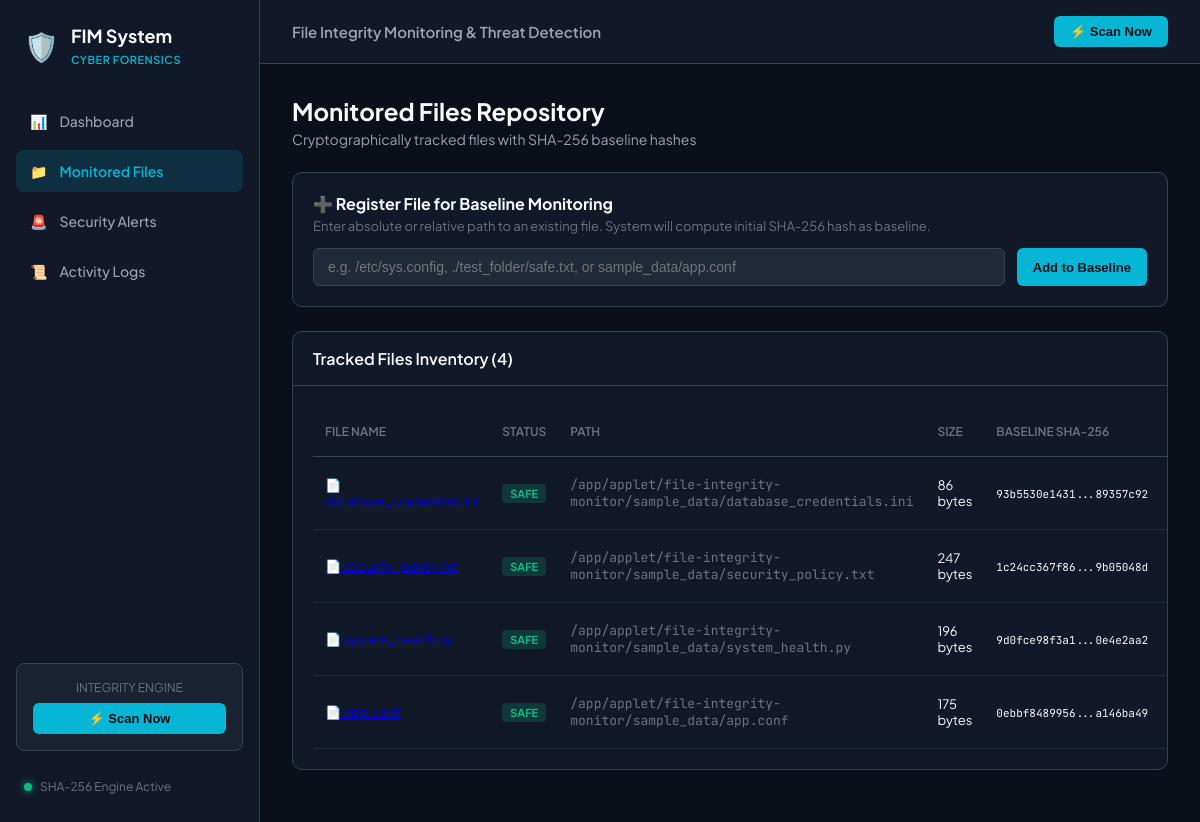
The page /files on the database its author committed.
### tables this page shows
CREATE TABLE file_hashes (
        id INTEGER PRIMARY KEY AUTOINCREMENT,
        file_id INTEGER NOT NULL,
        baseline_hash TEXT NOT NULL,
        current_hash TEXT NOT NULL,
        updated_at TEXT NOT NULL,
        FOREIGN KEY (file_id) REFERENCES monitored_files (id) ON DELETE CASCADE
    );

CREATE TABLE monitored_files (
        id INTEGER PRIMARY KEY AUTOINCREMENT,
        file_name TEXT NOT NULL,
        file_path TEXT UNIQUE NOT NULL,
        file_extension TEXT,
        file_size INTEGER DEFAULT 0,
        status TEXT DEFAULT 'SAFE', -- SAFE, MODIFIED, DELETED, NEW
        first_monitored_time TEXT NOT NULL,
        last_scan_time TEXT,
        is_active INTEGER DEFAULT 1
    );

### app.py (the view)
@app.route("/files")
def files():
    conn = get_db_connection()
    cursor = conn.cursor()
    cursor.execute("""
        SELECT mf.*, fh.baseline_hash, fh.current_hash
        FROM monitored_files mf
        LEFT JOIN file_hashes fh ON mf.id = fh.file_id
        WHERE mf.is_active = 1
        ORDER BY mf.id DESC
    """)
    file_list = cursor.fetchall()
    conn.close()
    return render_template("files.html", files=file_list)

### database.py (called while the page is built)
def get_db_connection():
    os.makedirs(DB_DIR, exist_ok=True)
    conn = sqlite3.connect(DB_PATH)
    conn.row_factory = sqlite3.Row
    return conn

### templates/files.html (shortened to what this page needs)
{% extends "base.html" %}
{% block content %}
<div class="files-container">
    <div class="page-header">
        <div>
            <h1>Monitored Files Repository</h1>
            <p class="subtitle">Cryptographically tracked files with SHA-256 baseline hashes</p>
        </div>
    </div>
    <div class="card add-file-card">
        <h3>➕ Register File for Baseline Monitoring</h3>
        <p class="text-sm text-muted">Enter absolute or relative path to an existing file. System will compute initial SHA-256 hash as baseline.</p>
        <form action="{{ url_for('add_file') }}" method="POST" class="inline-form">
            <input type="text" name="file_path" placeholder="e.g. /etc/sys.config, ./test_folder/safe.txt, or sample_data/app.conf" required class="input-field">
            <button type="submit" class="btn btn-primary">Add to Baseline</button>
        </form>
    </div>
    <div class="panel">
        <div class="panel-header">
            <h2>Tracked Files Inventory ({{ files|length }})</h2>
        </div>
        <div class="panel-body">
            {% if files %}
                <table class="cyber-table">
                    <thead>
                        <tr>
                            <th>File Name</th>
                            <th>Status</th>
                            <th>Path</th>
                            <th>Size</th>
                            <th>Baseline SHA-256</th>
                            <th>Last Scanned</th>
                        </tr>
                    </thead>
                    <tbody>
                        {% for file in files %}
                            <tr>
                                <td class="font-bold">
                                    <a href="{{ url_for('file_details', file_id=file.id) }}" class="file-link">
                                        📄 {{ file.file_name }}
                                    </a>
                                </td>
                                <td>
                                    <span class="badge badge-status-{{ file.status|lower }}">
                                        {{ file.status }}
                                    </span>
                                </td>
                                <td class="text-muted text-sm mono-path">{{ file.file_path }}</td>
                                <td class="text-sm">{{ file.file_size }} bytes</td>
                                <td>
                                    <span class="code-hash text-xs" title="{{ file.baseline_hash }}">
                                        {{ file.baseline_hash[:12] }}...{{ file.baseline_hash[-8:] }}
                                    </span>
                                </td>
                                <td class="text-muted text-sm">{{ file.last_scan_time or 'Never' }}</td>
                            </tr>
                        {% endfor %}
                    </tbody>
                </table>
            {% else %}
                <div class="empty-state">
                    <span>📂</span>
                    <p>No files are currently monitored. Add a file above to begin.</p>
                </div>
            {% endif %}
        </div>
    </div>
</div>
{% endblock %}

### templates/base.html (shortened to what this page needs)
<!DOCTYPE html>
<html lang="en">
<head>
    <link rel="stylesheet" href="{{ url_for('static', filename='css/style.css') }}">
</head>
<body class="cyber-theme">
    <div class="app-layout">
        <aside class="sidebar">
            <div class="brand">
                <div class="brand-shield">🛡️</div>
                <div class="brand-text">
                    <h2>FIM System</h2>
                    <span class="badge-sub">Cyber Forensics</span>
                </div>
            </div>
            <nav class="nav-links">
                <a href="{{ url_for('dashboard') }}" class="nav-item {% if request.endpoint == 'dashboard' %}active{% endif %}">
                    <span class="icon">📊</span> Dashboard
                </a>
                <a href="{{ url_for('files') }}" class="nav-item {% if request.endpoint == 'files' %}active{% endif %}">
                    <span class="icon">📁</span> Monitored Files
                </a>
                <a href="{{ url_for('alerts') }}" class="nav-item {% if request.endpoint == 'alerts' %}active{% endif %}">
                    <span class="icon">🚨</span> Security Alerts
                </a>
                <a href="{{ url_for('logs') }}" class="nav-item {% if request.endpoint == 'logs' %}active{% endif %}">
                    <span class="icon">📜</span> Activity Logs
                </a>
            </nav>
            <div class="sidebar-scan-box">
                <p class="scan-label">Integrity Engine</p>
                <form action="{{ url_for('trigger_scan') }}" method="POST">
                    <button type="submit" class="btn btn-scan-full">⚡ Scan Now</button>
                </form>
            </div>
            <div class="sidebar-footer">
                <span class="status-dot online"></span>
                <span>SHA-256 Engine Active</span>
            </div>
        </aside>
        <main class="main-content">
            <header class="top-bar">
                <div class="breadcrumb">
                    <span class="system-title">File Integrity Monitoring & Threat Detection</span>
                </div>
                <div class="top-actions">
                    <form action="{{ url_for('trigger_scan') }}" method="POST" style="display:inline;">
                        <button type="submit" class="btn btn-primary">⚡ Scan Now</button>
                    </form>
                </div>
            </header>
            <div class="page-body">
                {% block content %}{% endblock %}
            </div>
        </main>
    </div>
</body>
</html>

### rows shown on the page
file_hashes: status "SAFE", file_path "/app/applet/file-integrity-monitor/sample_data/database_credentials.ini", file_size "86", baseline_hash "93b5530e1431", baseline_hash "89357c92"
file_hashes: status "SAFE", file_path "/app/applet/file-integrity-monitor/sample_data/security_policy.txt", file_size "247", baseline_hash "1c24cc367f86", baseline_hash "9b05048d"
file_hashes: status "SAFE", file_path "/app/applet/file-integrity-monitor/sample_data/system_health.py", file_size "196", baseline_hash "9d0fce98f3a1", baseline_hash "0e4e2aa2"
file_hashes: status "SAFE", file_path "/app/applet/file-integrity-monitor/sample_data/app.conf", file_size "175", baseline_hash "0ebbf8489956", baseline_hash "a146ba49"

### other values the page prints
{{ files|length }} "4"
